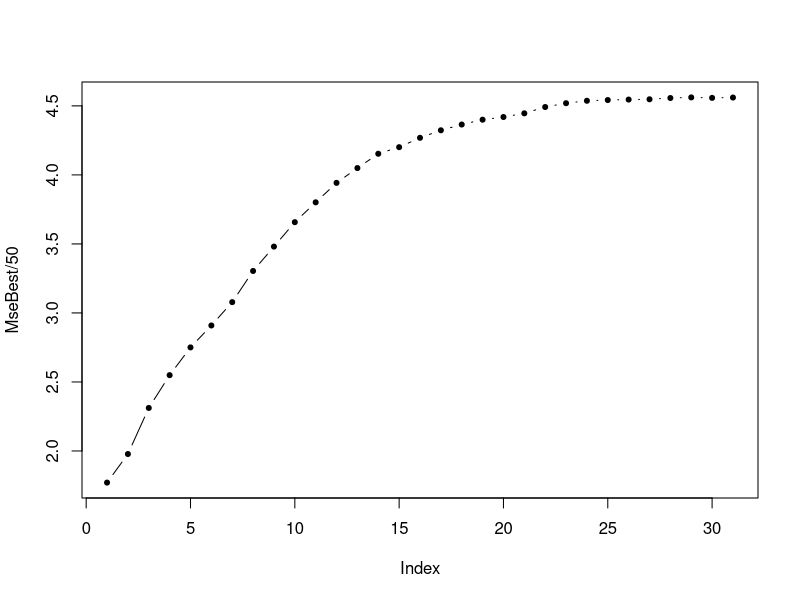

The R script that drew this image:
# Fig3.7   Comparison of subset-selection techniques on a simulated problem
library(MASS)
mean <- rep(0,31)
sigma <- matrix(rep(0, 31^2), ncol = 31) + diag(rep(1, 31))
# generate data
MseBest <- rep(0,31)
MseFStep <- rep(0,31)
MseBStep <- rep(0,31)
library(leaps)
set.seed(10)
for (j in 1:50) {
	X <- mvrnorm(300, mean, sigma)
	beta <- rep(0, 31)
	index <- sample(31, 10)
	beta[index] <- rnorm(10, 0, 0.4)
	epsilon <- rnorm(300, 0, 6.25)
	y <- X%*%(beta) + epsilon
	data <- data.frame(y, X) #dimnames = list(paste(1:300), c("y", paste(1:31))))
	BestFit <- regsubsets(y ~., data = data, intercept = F, nvmax = 31)
	FstepFit <- regsubsets(y ~., data = data, intercept = F, method = "forward", nvmax = 31)
	BstepFit <- regsubsets(y ~., data = data, intercept = F, method = "backward", nvmax = 31)
	for (i in 1:31) {
		betaBestFiti <- rep(0, 31)
		coef <- coef(BestFit, i)
		names(betaBestFiti) <- names(data)[-1]
		betaBestFiti[names(coef)] <- coef
		MseBest[i] <- sum((beta - betaBestFiti)^2) + MseBest[i]
		betaFStepFiti <- coef(FstepFit, i)
		MseFStep[i] <- sum((beta - betaFStepFiti)^2) + MseFStep[i]
		betaBStepFiti <- coef(BstepFit, i)
		MseBStep[i] <- sum((beta - betaBStepFiti)^2) + MseBStep[i]
	}
}
plot(MseBest/50, type = "b", pch = 20, cex = 1, col = "black")
